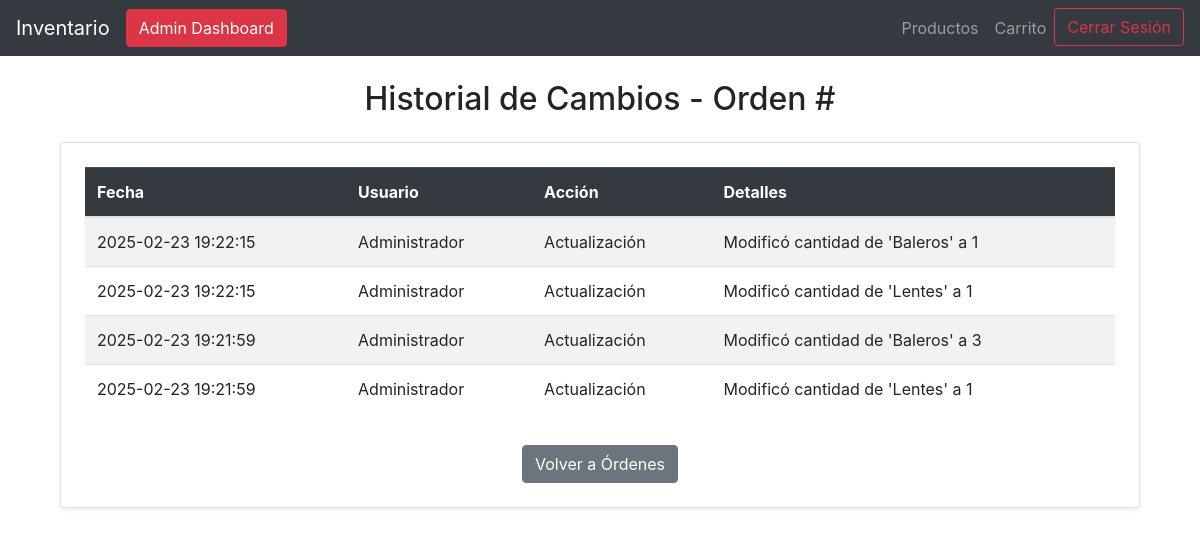
Before: /historial_orden/9 (signed in) with the older database file.
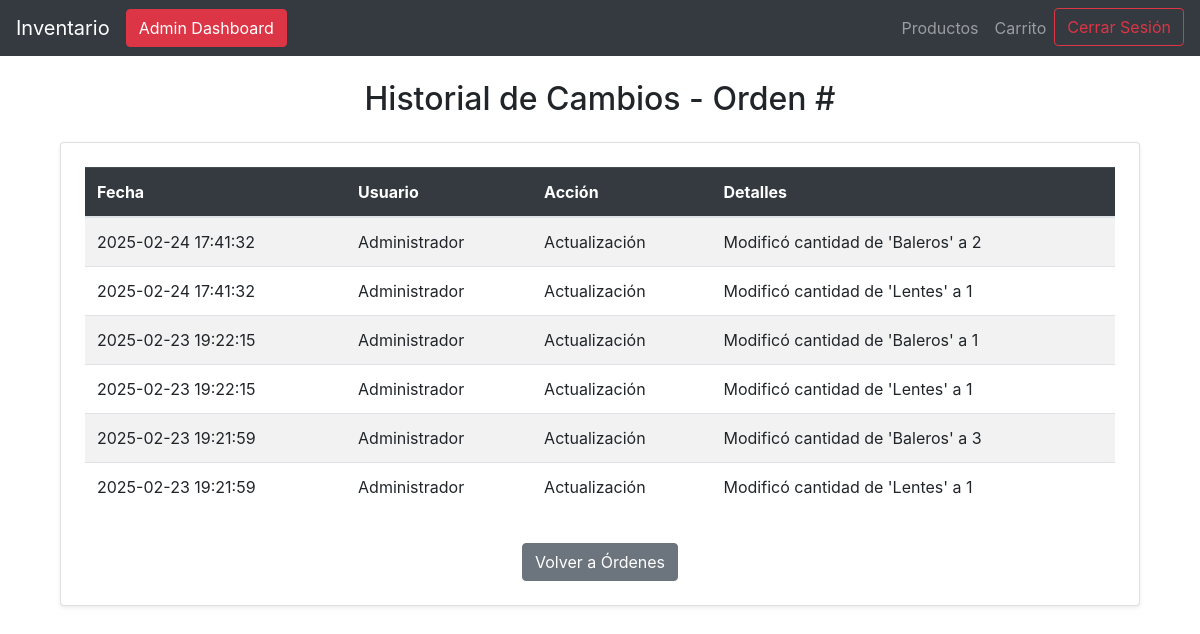
After: the same page with the newer database file.
### tables this page shows
CREATE TABLE historial_ordenes (
                historial_o_id INTEGER PRIMARY KEY AUTOINCREMENT,
                orden_id INTEGER NOT NULL,
                usuario_id INTEGER NOT NULL,
                accion TEXT NOT NULL,
                detalle_cambio TEXT,
                fecha TIMESTAMP DEFAULT CURRENT_TIMESTAMP,
                FOREIGN KEY (orden_id) REFERENCES ordenes (orden_id),
                FOREIGN KEY (usuario_id) REFERENCES usuarios (usuario_id)
            );

CREATE TABLE usuarios (
                    usuario_id INTEGER PRIMARY KEY AUTOINCREMENT,
                    nombre TEXT NOT NULL,
                    email TEXT UNIQUE NOT NULL,
                    password TEXT NOT NULL,
                    rol TEXT NOT NULL DEFAULT 'usuario',
                    fecha_creacion TIMESTAMP DEFAULT CURRENT_TIMESTAMP
                );

### app.py (the view)
@app.route('/historial_orden/<int:orden_id>')
@login_required
def historial_orden(orden_id):
    conn, cursor = connect_db()
    cursor.execute("""
        SELECT h.fecha, u.nombre, h.accion, h.detalle_cambio
        FROM historial_ordenes h
        JOIN usuarios u ON h.usuario_id = u.usuario_id
        WHERE h.orden_id = ?
        ORDER BY h.fecha DESC
    """, (orden_id,))
    historial = cursor.fetchall()
    conn.close()
    return render_template('historial_orden.html', historial=historial)

### app.py (called while the page is built)
@login_manager.user_loader
def load_user(user_id):
    conn, cursor = connect_db()
    cursor.execute("SELECT usuario_id, nombre, email, rol FROM usuarios WHERE usuario_id = ?", (user_id,))
    usuario = cursor.fetchone()
    return Usuario(id=usuario[0], nombre=usuario[1], email=usuario[2], rol=usuario[3]) if usuario else None

### database.py (called while the page is built)
def connect_db():
    conn = sqlite3.connect(DB_NAME)
    cursor = conn.cursor()
    return conn, cursor

### templates/historial_orden.html
{% extends "base.html" %}
{% block content %}
<div class="container mt-4">
    <h2 class="mb-4 text-center">Historial de Cambios - Orden #{{ orden_id }}</h2>
    <div class="card shadow-sm p-4">
        <div class="table-responsive">
            <table class="table table-striped">
                <thead class="table-dark">
                    <tr>
                        <th>Fecha</th>
                        <th>Usuario</th>
                        <th>Acción</th>
                        <th>Detalles</th>
                    </tr>
                </thead>
                <tbody>
                    {% for cambio in historial %}
                    <tr>
                        <td>{{ cambio[0] }}</td>
                        <td>{{ cambio[1] }}</td>
                        <td>{{ cambio[2] }}</td>
                        <td>{{ cambio[3] }}</td>
                    </tr>
                    {% endfor %}
                </tbody>
            </table>
        </div>
        <div class="mt-3 text-center">
            <a href="{{ url_for('listar_ordenes') }}" class="btn btn-secondary">Volver a Órdenes</a>
        </div>
    </div>
</div>
{% endblock %}

### templates/base.html (shortened to what this page needs)
<!DOCTYPE html>
<html lang="es">
<head>
    <link href="https://stackpath.bootstrapcdn.com/bootstrap/4.5.2/css/bootstrap.min.css" rel="stylesheet">
</head>
<body>
    <nav class="navbar navbar-expand-lg navbar-dark bg-dark">
        <a class="navbar-brand" href="/">Inventario</a>
        {% if current_user.is_authenticated and current_user.rol == 'admin' %}
            <a href="{{ url_for('admin_dashboard') }}" class="btn btn-danger">Admin Dashboard</a>
        {% endif %}
        <div class="collapse navbar-collapse">
            <ul class="navbar-nav ml-auto">
                <li class="nav-item"><a class="nav-link" href="/productos">Productos</a></li>
                <li class="nav-item"><a class="nav-link" href="/carrito">Carrito</a></li>
                {% if current_user.is_authenticated %}
                <li class="nav-item">
                    <a href="{{ url_for('logout') }}" class="btn btn-outline-danger">Cerrar Sesión</a>
                </li>
                {% endif %}
            </ul>
        </div>
    </nav>
    <div class="container mt-4">
        {% block content %}
        {% endblock %}
    </div>
</body>
</html>

Changed rows visible on the page:
added historial_ordenes: fecha "2025-02-24 17:41:32", nombre "Administrador", accion "Actualización", detalle_cambio "Modificó cantidad de 'Baleros' a 2"
added historial_ordenes: fecha "2025-02-24 17:41:32", nombre "Administrador", accion "Actualización", detalle_cambio "Modificó cantidad de 'Lentes' a 1"
